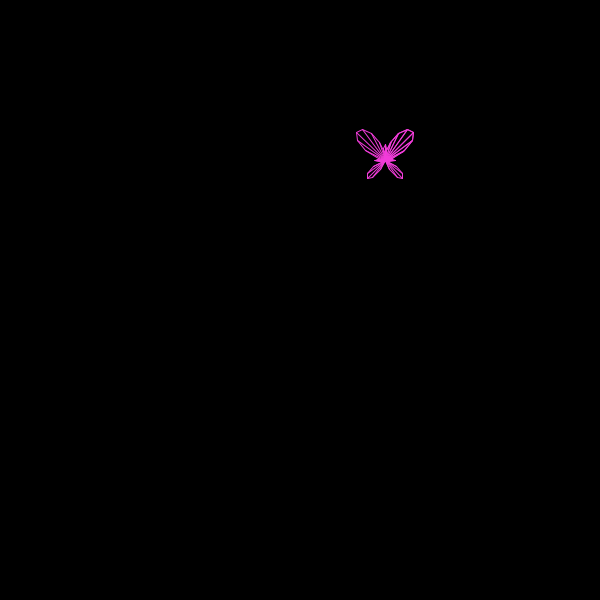
Frame 1 (no input)
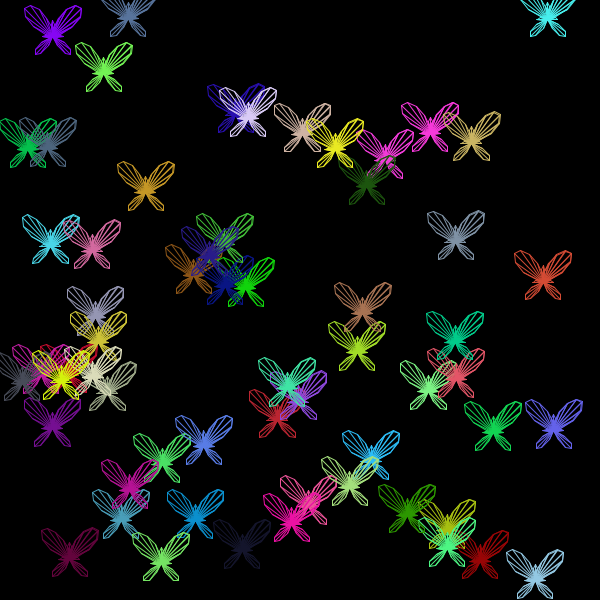
Frame 60 (the mouse pressed at the canvas centre just before this capture)
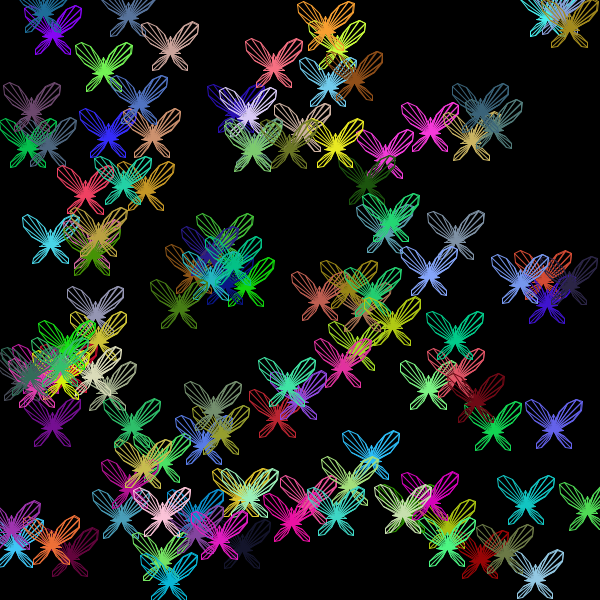
Frame 120 (the mouse held since frame 60 and released just before this capture)

The Processing sketch that drew these frames (run headless with seeded random() and noise(); from frame 60 on, the mouse is pressed at the canvas centre):

// Processing sketch: Butterfly
// ── Butterfly.pde
float x1,y1, x2,y2,t1,t2, rad;
float temp_t1, temp_t2;
float e = 2.7182818284590452353602874713527;
void setup()
{
    size(600,600);
    background(0);
    
    //noLoop();
    rad = 10;
    frameRate(10);
}

void draw()
{
    t1 = 0;
    pushMatrix();
        translate(random(rad,width-rad), random(rad, height-rad));
        //scale(1);
        stroke(random(255),random(255), random(255));
        //strokeWeight(1);
        for(int i=0; i<50; i++)
        {
            x1 = rad*(sin(t1))*(pow(e,cos(t1)) - 2*cos(4*t1) - pow(sin(t1/12),5));
            y1 = -rad*(cos(t1))*(pow(e,cos(t1)) - 2*cos(4*t1) - pow(sin(t1/12),5));
            t2 = t1 + PI/20;
            x2 = rad*(sin(t2))*(pow(e,cos(t2)) - 2*cos(4*t2) - pow(sin(t2/12),5));
            y2 = -rad*(cos(t2))*(pow(e,cos(t2)) - 2*cos(4*t2) - pow(sin(t2/12),5));
            line(x1,y1,x2,y2);
            temp_t1 = t1;
            while(t1 < t2)
            {
              x1 = rad*(sin(t1))*(pow(e,cos(t1)) - 2*cos(4*t1) - pow(sin(t1/12),5));
              y1 = -rad*(cos(t1))*(pow(e,cos(t1)) - 2*cos(4*t1) - pow(sin(t1/12),5));
              line(0,0, x1,y1);
              t1+=.2;
            }
            t1 = temp_t1;
            t1 += PI/20;
        }
    popMatrix();
}
